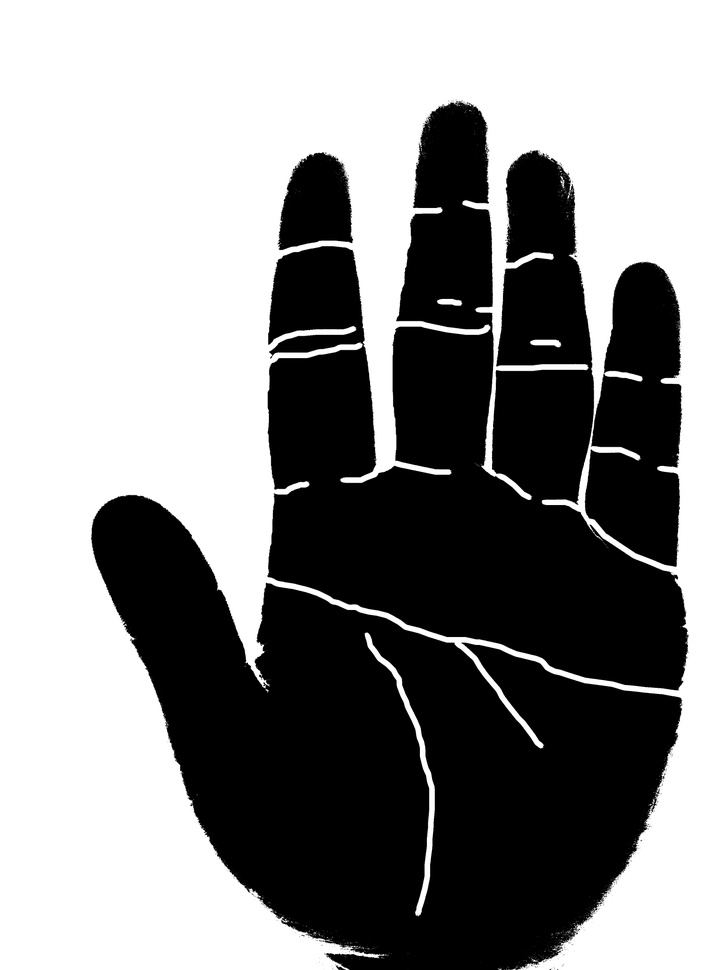
%> input picture Template/ltest_11.jpg, 727 x 970 px, shrunk from 3120 x 4160 before the run
$ octave --eval "result = maxLianTongYu(imread('Template/ltest_11.jpg'));"   (GNU Octave 9; MATLAB toolbox functions it lacks are replaced by stand-ins)
%> lines starting %> are read from the running program, lines starting %| are printed output that depends on the picture; in (x1, y1, x2, y2) boxes, pixels count from 0 and x2, y2 are one past the last pixel; in counts of white or black regions, pixels touching at a corner belong together; the program's own positions count from 1
%function [img]=maxLianTongYu(I)：求图像中最大的连通域
%输入：I    输入图像
%输出：img  仅包含最大连通域的图像
function [img]=maxLianTongYu(I)
if length(size(I))>2
    I = rgb2gray(I);
end
if ~islogical(I)
    imBw = im2bw(I);                        %转换为二值化图像
%> imBw: size 970x727 logical; 55.7% white; 20 black regions (16 under 20 px), largest, box (x1, y1, x2, y2) and area: (91, 495, 682, 970) 150932, (268, 101, 689, 690) 134766, (585, 262, 682, 567) 21534, (278, 152, 353, 250) 5429
else
    imBw = I;
end
% imBw = im2bw(I);                        %转换为二值化图像
imLabel = bwlabel(imBw);                %对各连通域进行标记
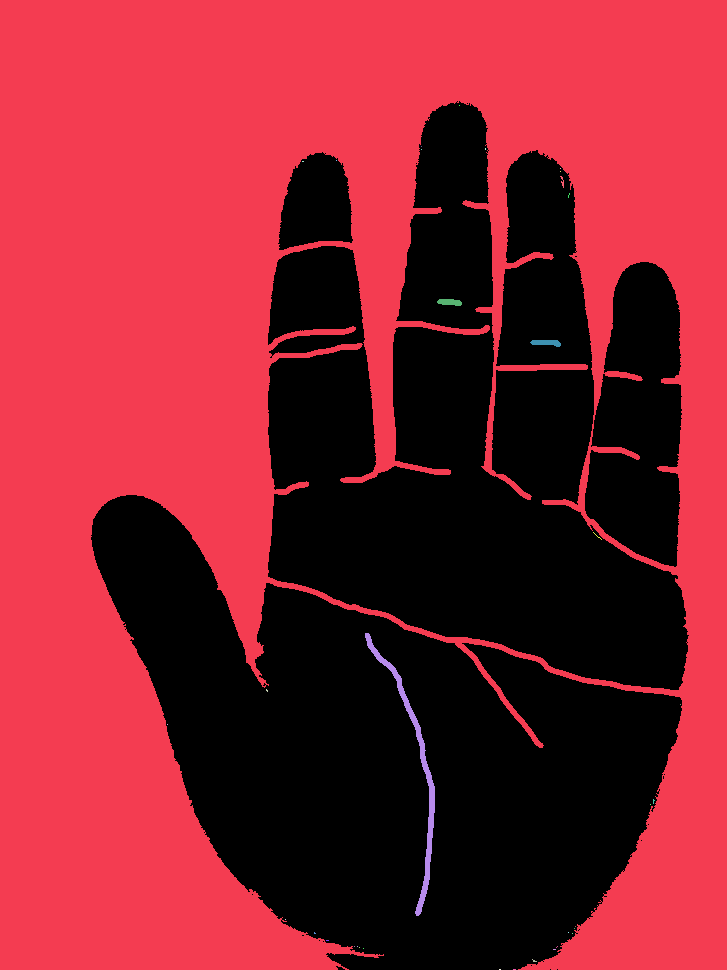
%> imLabel: size 970x727 double; 37 distinct labels, from 0 to 36; one colour per label, 0 black
stats = regionprops(imLabel,'Area');    %求各连通域的大小
%> stats = 36 regions; largest, Area: 390438, 1672, 154, 136, 21
area = cat(1,stats.Area);
%> area = 36 values, max 390438 at index 1, min 1 at index 2, mean 10902.5
index = find(area == max(area));        %求最大连通域的索引
%> index = 1
img = ismember(imLabel,index);          %获取最大连通域图像
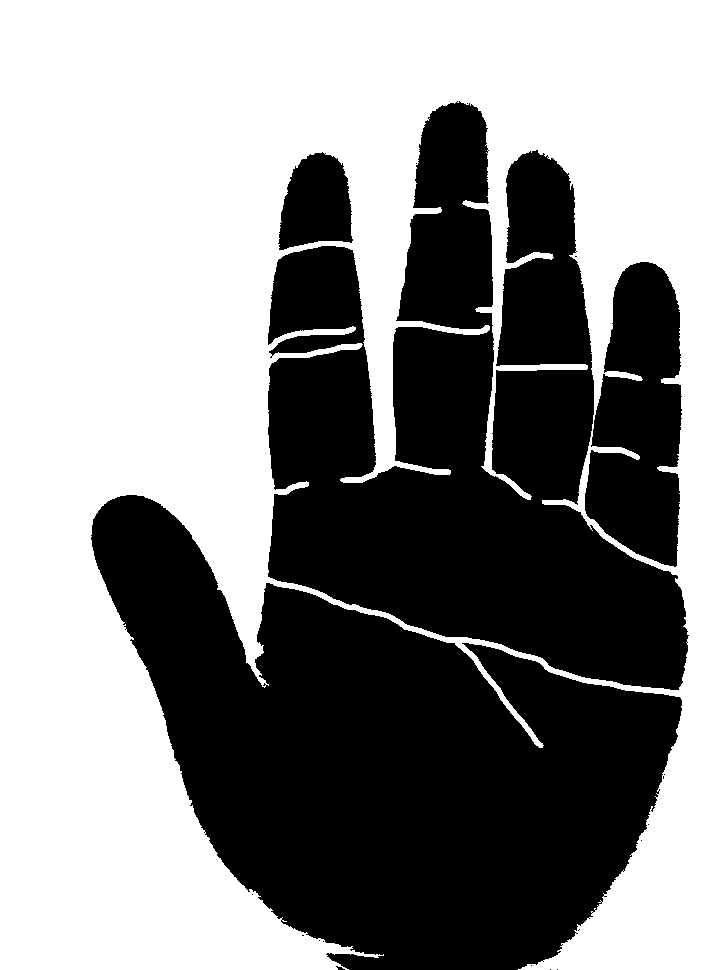
%> img: size 970x727 logical; 55.4% white; 20 black regions (16 under 20 px), largest, box (x1, y1, x2, y2) and area: (91, 495, 682, 970) 152649, (268, 101, 689, 690) 135098, (585, 262, 682, 567) 21534, (278, 152, 353, 250) 5432

$ run again, on Template/ltest_21.jpg
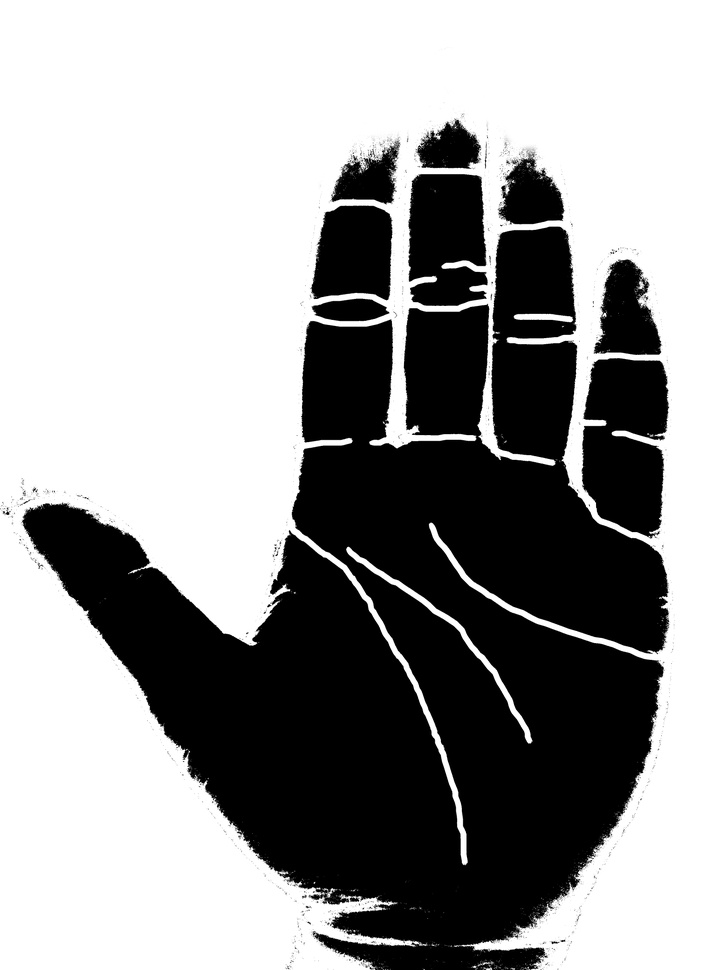
%> input picture Template/ltest_21.jpg, 727 x 970 px, shrunk from 3120 x 4160 before the run
%> imBw: size 970x727 logical; 60.9% white; 125 black regions (116 under 20 px), largest, box (x1, y1, x2, y2) and area: (22, 227, 669, 970) 234985, (582, 358, 669, 538) 12377, (408, 174, 488, 306) 9031
%> in maxLianTongYu, `imLabel = bwlabel(imBw);`:
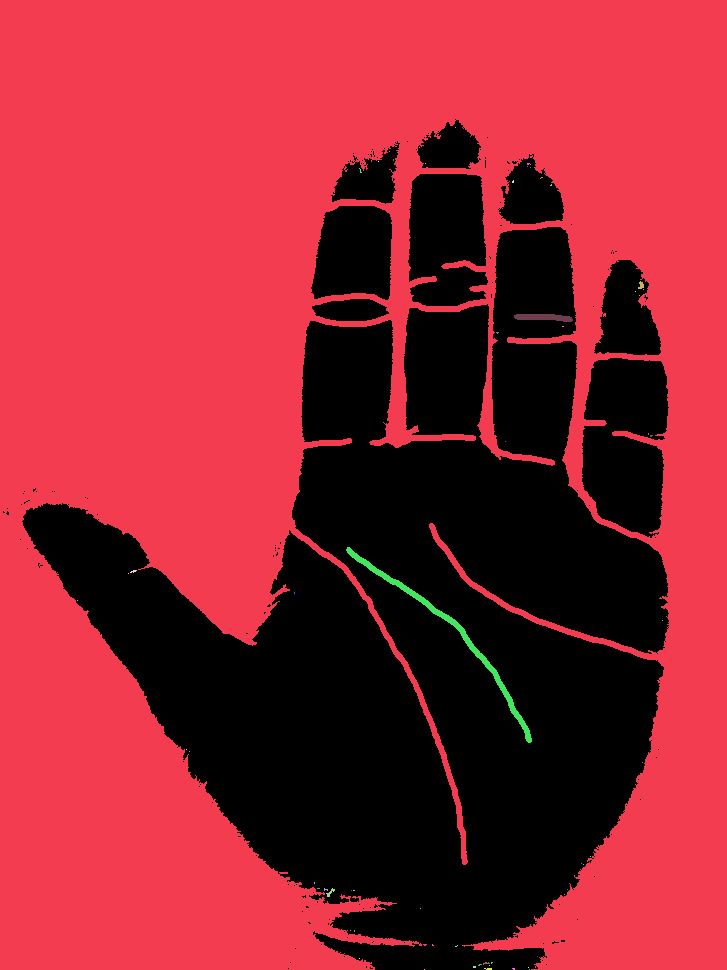
%> imLabel: size 970x727 double; 63 distinct labels, from 0 to 62; one colour per label, 0 black
%> stats = 62 regions; largest, Area: 427158, 1573, 340, 31, 29
%> area = 62 values, max 427158 at index 1, min 1 at index 2, mean 6924
%> index = 1
%> in maxLianTongYu, `img = ismember(imLabel,index);`:
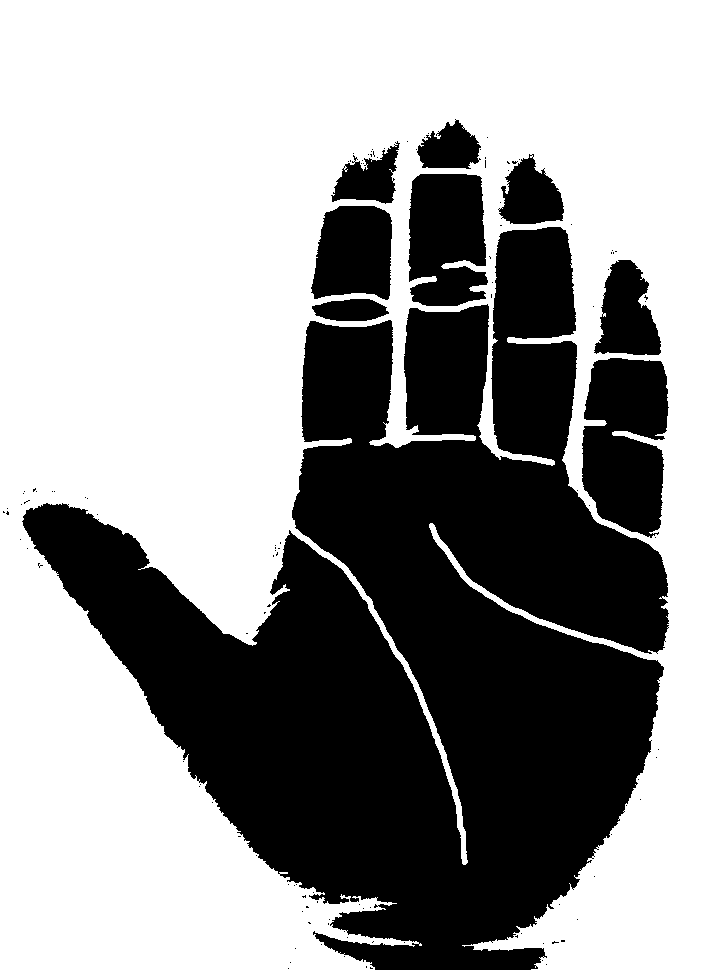
%> img: size 970x727 logical; 60.6% white; 125 black regions (116 under 20 px), largest, box (x1, y1, x2, y2) and area: (22, 227, 669, 970) 237039, (582, 358, 669, 538) 12384, (408, 174, 488, 306) 9031

$ run again, on Template/ltest_31.jpg
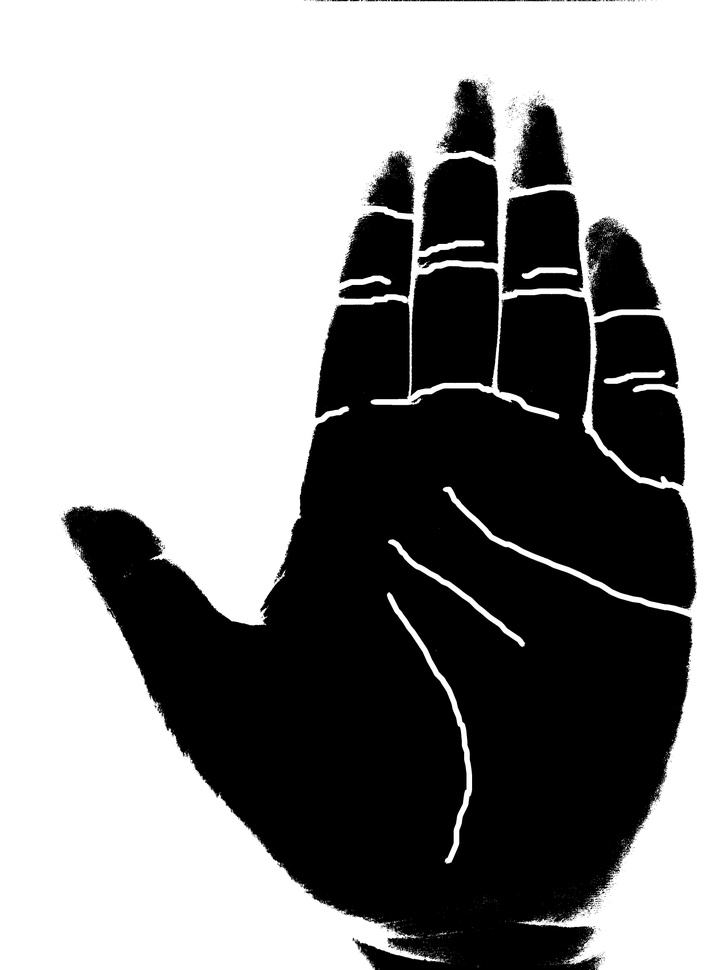
%> input picture Template/ltest_31.jpg, 727 x 970 px, shrunk from 3120 x 4160 before the run
%> imBw: size 970x727 logical; 57.6% white; 96 black regions (83 under 20 px), largest, box (x1, y1, x2, y2) and area: (62, 294, 697, 970) 245903, (592, 315, 685, 486) 12011, (411, 266, 499, 395) 9789
%> in maxLianTongYu, `imLabel = bwlabel(imBw);`:
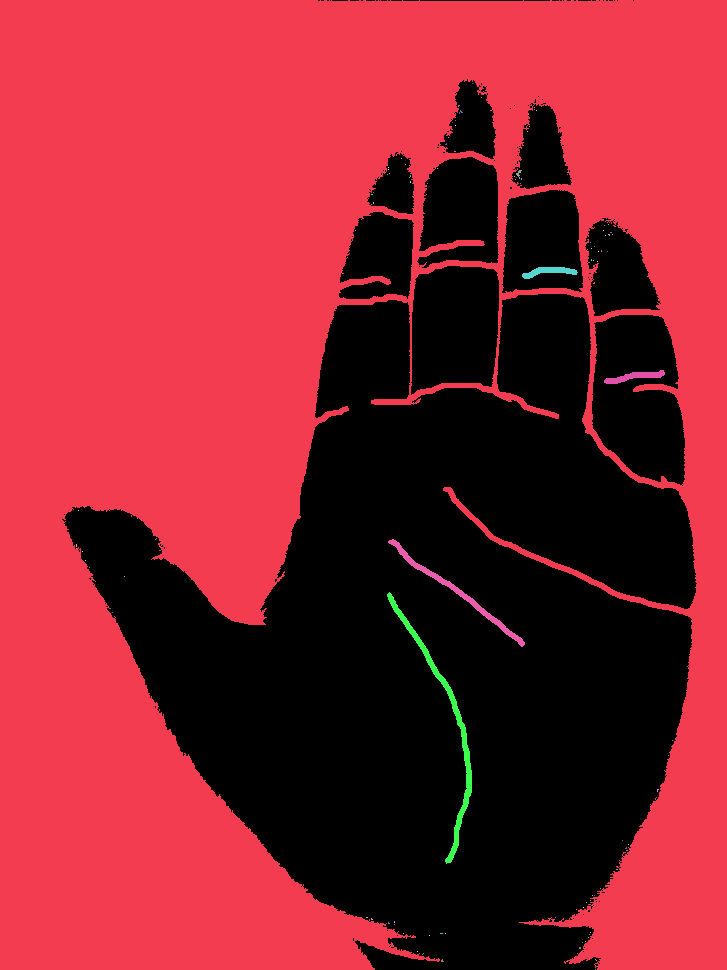
%> imLabel: size 970x727 double; 103 distinct labels, from 0 to 102; one colour per label, 0 black
%> stats = 102 regions; largest, Area: 402571, 1650, 960, 367, 333
%> area = 102 values, max 402571 at index 1, min 1 at index 3, mean 3980.9
%> index = 1
%> in maxLianTongYu, `img = ismember(imLabel,index);`:
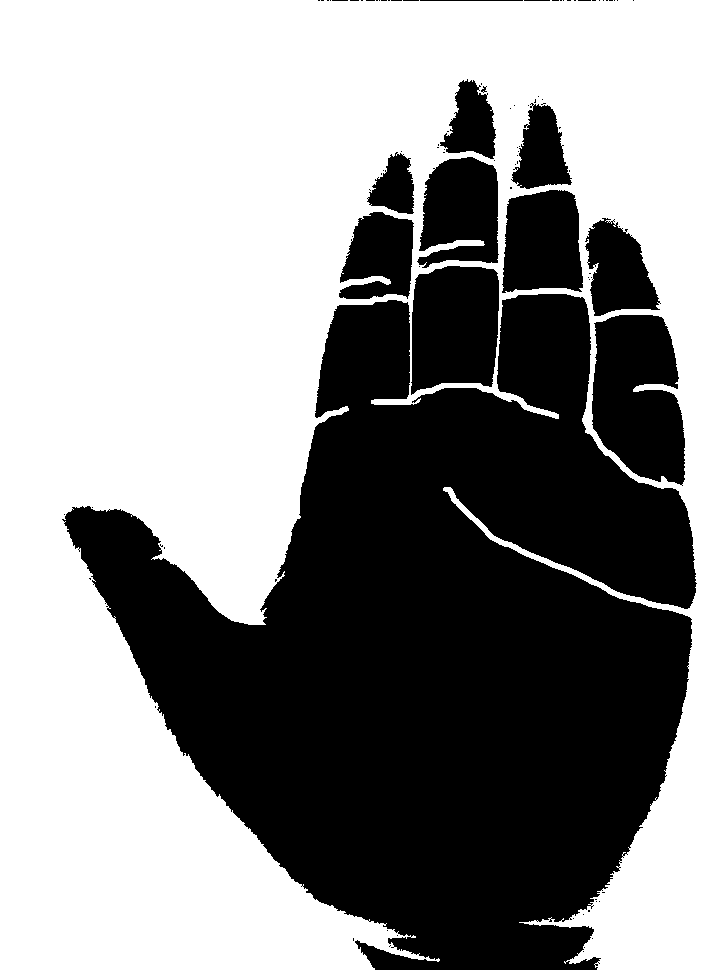
%> img: size 970x727 logical; 57.1% white; 96 black regions (83 under 20 px), largest, box (x1, y1, x2, y2) and area: (62, 294, 697, 970) 248585, (592, 315, 685, 486) 12378, (411, 266, 499, 395) 9789

$ run again, on Template/ltest_41.jpg
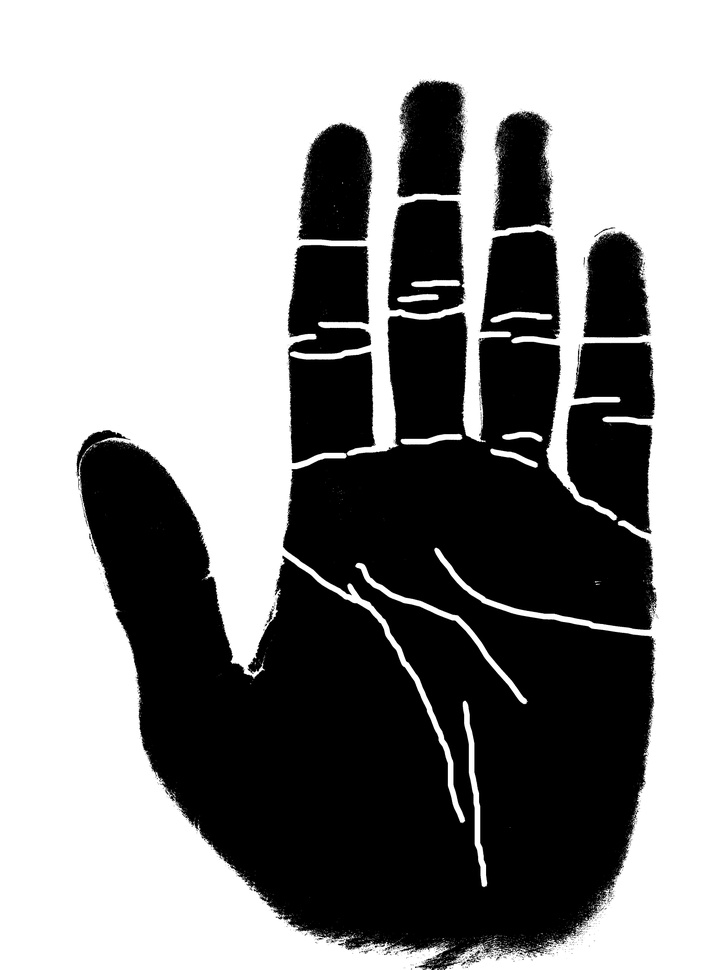
%> input picture Template/ltest_41.jpg, 727 x 970 px, shrunk from 3120 x 4160 before the run
%> imBw: size 970x727 logical; 57.8% white; 112 black regions (104 under 20 px), largest, box (x1, y1, x2, y2) and area: (77, 230, 657, 970) 264904, (388, 200, 465, 314) 7150, (297, 123, 372, 241) 7118
%> in maxLianTongYu, `imLabel = bwlabel(imBw);`:
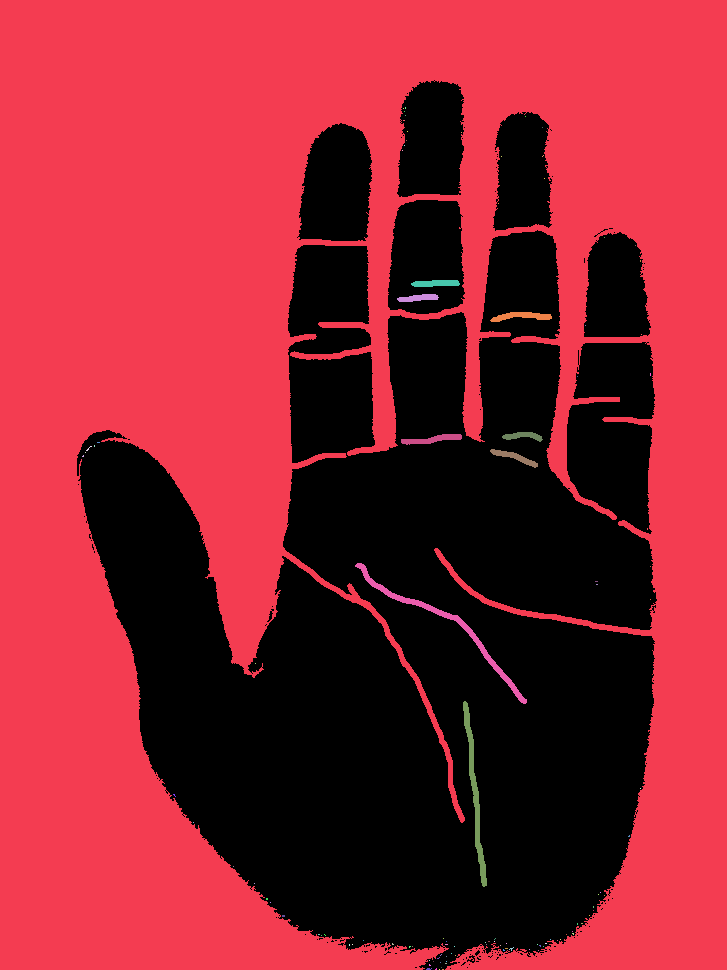
%> imLabel: size 970x727 double; 112 distinct labels, from 0 to 111; one colour per label, 0 black
%> stats = 111 regions; largest, Area: 403640, 1268, 1020, 346, 339
%> area = 111 values, max 403640 at index 1, min 1 at index 3, mean 3673.9
%> index = 1
%> in maxLianTongYu, `img = ismember(imLabel,index);`:
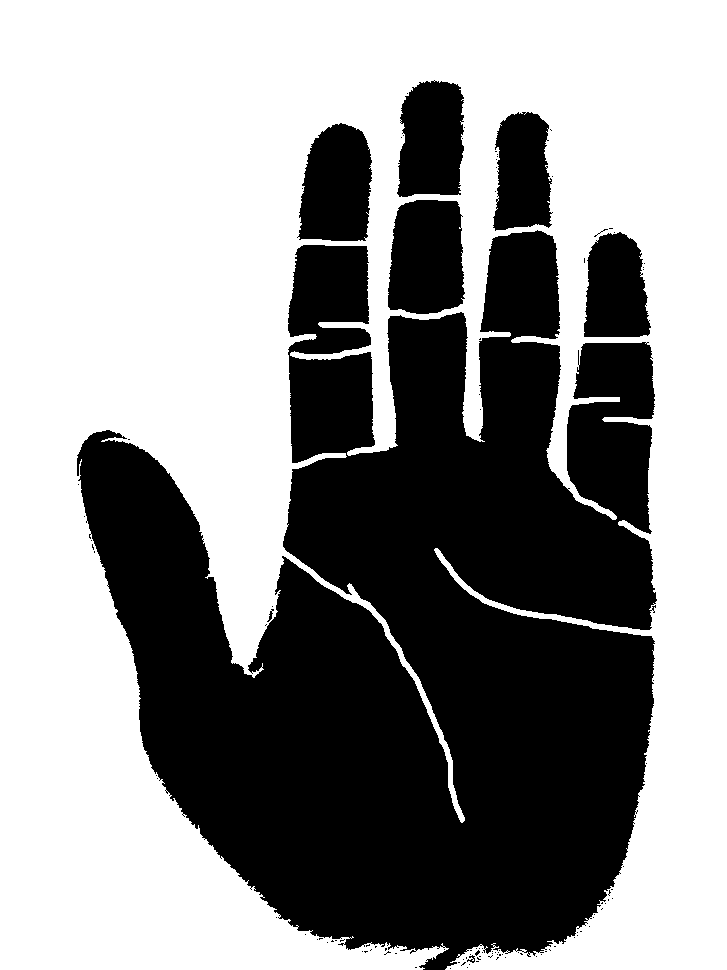
%> img: size 970x727 logical; 57.2% white; 112 black regions (104 under 20 px), largest, box (x1, y1, x2, y2) and area: (77, 230, 657, 970) 268536, (388, 200, 465, 314) 7657, (297, 123, 372, 241) 7118
